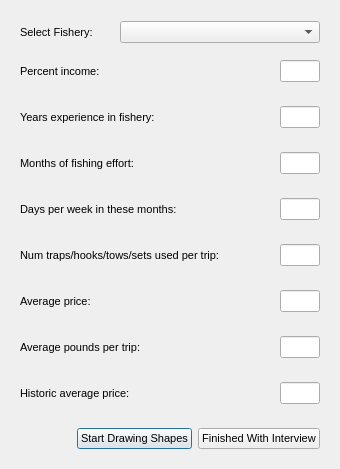
<ui version="4.0" >
 <author>Aaron Racicot</author>
 <class>SelectFishery</class>
 <widget class="QDialog" name="SelectFishery" >
  <property name="geometry" >
   <rect>
    <x>0</x>
    <y>0</y>
    <width>340</width>
    <height>469</height>
   </rect>
  </property>
  <property name="windowTitle" >
   <string>OpenOceanMap - Select Fishery</string>
  </property>
  <layout class="QVBoxLayout" name="verticalLayout" >
   <item>
    <layout class="QHBoxLayout" name="horizontalLayout_3" >
     <item>
      <widget class="QWidget" native="1" name="widget" >
       <property name="font" >
        <font>
         <family>Tahoma</family>
         <pointsize>8</pointsize>
        </font>
       </property>
       <layout class="QHBoxLayout" >
        <property name="spacing" >
         <number>6</number>
        </property>
        <property name="leftMargin" >
         <number>9</number>
        </property>
        <property name="topMargin" >
         <number>9</number>
        </property>
        <property name="rightMargin" >
         <number>9</number>
        </property>
        <property name="bottomMargin" >
         <number>0</number>
        </property>
        <item>
         <widget class="QLabel" name="fishery_text" >
          <property name="minimumSize" >
           <size>
            <width>90</width>
            <height>0</height>
           </size>
          </property>
          <property name="maximumSize" >
           <size>
            <width>90</width>
            <height>16777215</height>
           </size>
          </property>
          <property name="font" >
           <font>
            <family>Tahoma</family>
            <pointsize>8</pointsize>
           </font>
          </property>
          <property name="text" >
           <string>Select Fishery:</string>
          </property>
         </widget>
        </item>
        <item>
         <spacer name="horizontalSpacer_2" >
          <property name="font" >
           <font>
            <family>Tahoma</family>
            <pointsize>8</pointsize>
           </font>
          </property>
          <property name="orientation" >
           <enum>Qt::Horizontal</enum>
          </property>
          <property name="sizeHint" stdset="0" >
           <size>
            <width>40</width>
            <height>20</height>
           </size>
          </property>
         </spacer>
        </item>
        <item>
         <widget class="QComboBox" name="fishery_comboBox" >
          <property name="minimumSize" >
           <size>
            <width>200</width>
            <height>0</height>
           </size>
          </property>
          <property name="maximumSize" >
           <size>
            <width>200</width>
            <height>16777215</height>
           </size>
          </property>
          <property name="font" >
           <font>
            <family>Tahoma</family>
            <pointsize>8</pointsize>
           </font>
          </property>
          <item>
           <property name="text" >
            <string/>
           </property>
          </item>
          <item>
           <property name="text" >
            <string>Clam</string>
           </property>
          </item>
          <item>
           <property name="text" >
            <string>Cod</string>
           </property>
          </item>
          <item>
           <property name="text" >
            <string>Crab</string>
           </property>
          </item>
          <item>
           <property name="text" >
            <string>Eulachon</string>
           </property>
          </item>
          <item>
           <property name="text" >
            <string>Dogfish</string>
           </property>
          </item>
          <item>
           <property name="text" >
            <string>Green Urchin</string>
           </property>
          </item>
          <item>
           <property name="text" >
            <string>Groundfish H&amp;L</string>
           </property>
          </item>
          <item>
           <property name="text" >
            <string>Groundfish Trawl</string>
           </property>
          </item>
          <item>
           <property name="text" >
            <string>Halibut</string>
           </property>
          </item>
          <item>
           <property name="text" >
            <string>Herring Gillnet</string>
           </property>
          </item>
          <item>
           <property name="text" >
            <string>Herring Seine</string>
           </property>
          </item>
          <item>
           <property name="text" >
            <string>Octopus</string>
           </property>
          </item>
          <item>
           <property name="text" >
            <string>Prawn</string>
           </property>
          </item>
          <item>
           <property name="text" >
            <string>Red Urchin</string>
           </property>
          </item>
          <item>
           <property name="text" >
            <string>Rockfish</string>
           </property>
          </item>
          <item>
           <property name="text" >
            <string>Sablefish</string>
           </property>
          </item>
          <item>
           <property name="text" >
            <string>Salmon Gillnet</string>
           </property>
          </item>
          <item>
           <property name="text" >
            <string>Salmon Seine</string>
           </property>
          </item>
          <item>
           <property name="text" >
            <string>Salmon Troll</string>
           </property>
          </item>
          <item>
           <property name="text" >
            <string>Sardine</string>
           </property>
          </item>
          <item>
           <property name="text" >
            <string>Scallop</string>
           </property>
          </item>
          <item>
           <property name="text" >
            <string>Seaweed</string>
           </property>
          </item>
          <item>
           <property name="text" >
            <string>Shrimp Trap</string>
           </property>
          </item>
          <item>
           <property name="text" >
            <string>Shrimp Trawl</string>
           </property>
          </item>
          <item>
           <property name="text" >
            <string>Tuna</string>
           </property>
          </item>
          <item>
           <property name="text" >
            <string>Other</string>
           </property>
          </item>
         </widget>
        </item>
       </layout>
      </widget>
     </item>
    </layout>
   </item>
   <item>
    <layout class="QHBoxLayout" name="horizontalLayout_15" >
     <item>
      <widget class="QWidget" native="1" name="widget_6" >
       <property name="font" >
        <font>
         <family>Tahoma</family>
         <pointsize>8</pointsize>
        </font>
       </property>
       <layout class="QHBoxLayout" name="horizontalLayout_16" >
        <item>
         <widget class="QLabel" name="label_9" >
          <property name="minimumSize" >
           <size>
            <width>160</width>
            <height>0</height>
           </size>
          </property>
          <property name="maximumSize" >
           <size>
            <width>160</width>
            <height>16777215</height>
           </size>
          </property>
          <property name="font" >
           <font>
            <family>Tahoma</family>
            <pointsize>8</pointsize>
           </font>
          </property>
          <property name="text" >
           <string>Percent income:</string>
          </property>
         </widget>
        </item>
        <item>
         <spacer name="horizontalSpacer_3" >
          <property name="font" >
           <font>
            <family>Tahoma</family>
            <pointsize>8</pointsize>
           </font>
          </property>
          <property name="orientation" >
           <enum>Qt::Horizontal</enum>
          </property>
          <property name="sizeHint" stdset="0" >
           <size>
            <width>40</width>
            <height>20</height>
           </size>
          </property>
         </spacer>
        </item>
        <item>
         <widget class="QLineEdit" name="fishery_perc_income" >
          <property name="minimumSize" >
           <size>
            <width>40</width>
            <height>0</height>
           </size>
          </property>
          <property name="maximumSize" >
           <size>
            <width>40</width>
            <height>16777215</height>
           </size>
          </property>
          <property name="font" >
           <font>
            <family>Tahoma</family>
            <pointsize>8</pointsize>
           </font>
          </property>
         </widget>
        </item>
       </layout>
       <zorder>label_9</zorder>
       <zorder>horizontalSpacer_3</zorder>
       <zorder>fishery_perc_income</zorder>
      </widget>
     </item>
    </layout>
   </item>
   <item>
    <layout class="QHBoxLayout" name="horizontalLayout_11" >
     <item>
      <widget class="QWidget" native="1" name="widget_4" >
       <property name="font" >
        <font>
         <family>Tahoma</family>
         <pointsize>8</pointsize>
        </font>
       </property>
       <layout class="QHBoxLayout" name="horizontalLayout_12" >
        <item>
         <widget class="QLabel" name="label_7" >
          <property name="minimumSize" >
           <size>
            <width>160</width>
            <height>0</height>
           </size>
          </property>
          <property name="maximumSize" >
           <size>
            <width>160</width>
            <height>16777215</height>
           </size>
          </property>
          <property name="font" >
           <font>
            <family>Tahoma</family>
            <pointsize>8</pointsize>
           </font>
          </property>
          <property name="text" >
           <string>Years experience in fishery:</string>
          </property>
         </widget>
        </item>
        <item>
         <spacer name="horizontalSpacer_3" >
          <property name="font" >
           <font>
            <family>Tahoma</family>
            <pointsize>8</pointsize>
           </font>
          </property>
          <property name="orientation" >
           <enum>Qt::Horizontal</enum>
          </property>
          <property name="sizeHint" stdset="0" >
           <size>
            <width>40</width>
            <height>20</height>
           </size>
          </property>
         </spacer>
        </item>
        <item>
         <widget class="QLineEdit" name="fishery_yrs_exp" >
          <property name="minimumSize" >
           <size>
            <width>40</width>
            <height>0</height>
           </size>
          </property>
          <property name="maximumSize" >
           <size>
            <width>40</width>
            <height>16777215</height>
           </size>
          </property>
          <property name="font" >
           <font>
            <family>Tahoma</family>
            <pointsize>8</pointsize>
           </font>
          </property>
         </widget>
        </item>
       </layout>
       <zorder>label_7</zorder>
       <zorder>horizontalSpacer_3</zorder>
       <zorder>fishery_yrs_exp</zorder>
      </widget>
     </item>
    </layout>
   </item>
   <item>
    <layout class="QHBoxLayout" name="horizontalLayout_19" >
     <item>
      <widget class="QWidget" native="1" name="widget_8" >
       <property name="font" >
        <font>
         <family>Tahoma</family>
         <pointsize>8</pointsize>
        </font>
       </property>
       <layout class="QHBoxLayout" name="horizontalLayout_20" >
        <item>
         <widget class="QLabel" name="label_11" >
          <property name="minimumSize" >
           <size>
            <width>160</width>
            <height>0</height>
           </size>
          </property>
          <property name="maximumSize" >
           <size>
            <width>160</width>
            <height>16777215</height>
           </size>
          </property>
          <property name="font" >
           <font>
            <family>Tahoma</family>
            <pointsize>8</pointsize>
           </font>
          </property>
          <property name="text" >
           <string>Months of fishing effort:</string>
          </property>
         </widget>
        </item>
        <item>
         <spacer name="horizontalSpacer_3" >
          <property name="font" >
           <font>
            <family>Tahoma</family>
            <pointsize>8</pointsize>
           </font>
          </property>
          <property name="orientation" >
           <enum>Qt::Horizontal</enum>
          </property>
          <property name="sizeHint" stdset="0" >
           <size>
            <width>40</width>
            <height>20</height>
           </size>
          </property>
         </spacer>
        </item>
        <item>
         <widget class="QLineEdit" name="fishery_effort" >
          <property name="minimumSize" >
           <size>
            <width>40</width>
            <height>0</height>
           </size>
          </property>
          <property name="maximumSize" >
           <size>
            <width>40</width>
            <height>16777215</height>
           </size>
          </property>
          <property name="font" >
           <font>
            <family>Tahoma</family>
            <pointsize>8</pointsize>
           </font>
          </property>
         </widget>
        </item>
       </layout>
       <zorder>label_11</zorder>
       <zorder>horizontalSpacer_3</zorder>
       <zorder>fishery_effort</zorder>
      </widget>
     </item>
    </layout>
   </item>
   <item>
    <layout class="QHBoxLayout" name="horizontalLayout_21" >
     <item>
      <widget class="QWidget" native="1" name="widget_9" >
       <property name="font" >
        <font>
         <family>Tahoma</family>
         <pointsize>8</pointsize>
        </font>
       </property>
       <layout class="QHBoxLayout" name="horizontalLayout_22" >
        <item>
         <widget class="QLabel" name="label_12" >
          <property name="minimumSize" >
           <size>
            <width>160</width>
            <height>0</height>
           </size>
          </property>
          <property name="maximumSize" >
           <size>
            <width>160</width>
            <height>16777215</height>
           </size>
          </property>
          <property name="font" >
           <font>
            <family>Tahoma</family>
            <pointsize>8</pointsize>
           </font>
          </property>
          <property name="text" >
           <string>Days per week in these months:</string>
          </property>
         </widget>
        </item>
        <item>
         <spacer name="horizontalSpacer_3" >
          <property name="font" >
           <font>
            <family>Tahoma</family>
            <pointsize>8</pointsize>
           </font>
          </property>
          <property name="orientation" >
           <enum>Qt::Horizontal</enum>
          </property>
          <property name="sizeHint" stdset="0" >
           <size>
            <width>40</width>
            <height>20</height>
           </size>
          </property>
         </spacer>
        </item>
        <item>
         <widget class="QLineEdit" name="fishery_effort_days" >
          <property name="minimumSize" >
           <size>
            <width>40</width>
            <height>0</height>
           </size>
          </property>
          <property name="maximumSize" >
           <size>
            <width>40</width>
            <height>16777215</height>
           </size>
          </property>
          <property name="font" >
           <font>
            <family>Tahoma</family>
            <pointsize>8</pointsize>
           </font>
          </property>
         </widget>
        </item>
       </layout>
       <zorder>label_12</zorder>
       <zorder>horizontalSpacer_3</zorder>
       <zorder>fishery_effort_days</zorder>
      </widget>
     </item>
    </layout>
   </item>
   <item>
    <layout class="QHBoxLayout" name="horizontalLayout_17" >
     <item>
      <widget class="QWidget" native="1" name="widget_7" >
       <property name="font" >
        <font>
         <family>Tahoma</family>
         <pointsize>8</pointsize>
        </font>
       </property>
       <layout class="QHBoxLayout" name="horizontalLayout_18" >
        <item>
         <widget class="QLabel" name="label_10" >
          <property name="minimumSize" >
           <size>
            <width>200</width>
            <height>0</height>
           </size>
          </property>
          <property name="maximumSize" >
           <size>
            <width>200</width>
            <height>16777215</height>
           </size>
          </property>
          <property name="font" >
           <font>
            <family>Tahoma</family>
            <pointsize>8</pointsize>
           </font>
          </property>
          <property name="text" >
           <string>Num traps/hooks/tows/sets used per trip:</string>
          </property>
         </widget>
        </item>
        <item>
         <spacer name="horizontalSpacer_3" >
          <property name="font" >
           <font>
            <family>Tahoma</family>
            <pointsize>8</pointsize>
           </font>
          </property>
          <property name="orientation" >
           <enum>Qt::Horizontal</enum>
          </property>
          <property name="sizeHint" stdset="0" >
           <size>
            <width>40</width>
            <height>20</height>
           </size>
          </property>
         </spacer>
        </item>
        <item>
         <widget class="QLineEdit" name="fishery_traps_hooks" >
          <property name="minimumSize" >
           <size>
            <width>40</width>
            <height>0</height>
           </size>
          </property>
          <property name="maximumSize" >
           <size>
            <width>40</width>
            <height>16777215</height>
           </size>
          </property>
          <property name="font" >
           <font>
            <family>Tahoma</family>
            <pointsize>8</pointsize>
           </font>
          </property>
         </widget>
        </item>
       </layout>
       <zorder>label_10</zorder>
       <zorder>horizontalSpacer_3</zorder>
       <zorder>fishery_traps_hooks</zorder>
      </widget>
     </item>
    </layout>
   </item>
   <item>
    <layout class="QHBoxLayout" name="horizontalLayout_13" >
     <item>
      <widget class="QWidget" native="1" name="widget_5" >
       <property name="font" >
        <font>
         <family>Tahoma</family>
         <pointsize>8</pointsize>
        </font>
       </property>
       <layout class="QHBoxLayout" name="horizontalLayout_14" >
        <item>
         <widget class="QLabel" name="label_8" >
          <property name="minimumSize" >
           <size>
            <width>160</width>
            <height>0</height>
           </size>
          </property>
          <property name="maximumSize" >
           <size>
            <width>160</width>
            <height>16777215</height>
           </size>
          </property>
          <property name="font" >
           <font>
            <family>Tahoma</family>
            <pointsize>8</pointsize>
           </font>
          </property>
          <property name="text" >
           <string>Average price:</string>
          </property>
         </widget>
        </item>
        <item>
         <spacer name="horizontalSpacer_3" >
          <property name="font" >
           <font>
            <family>Tahoma</family>
            <pointsize>8</pointsize>
           </font>
          </property>
          <property name="orientation" >
           <enum>Qt::Horizontal</enum>
          </property>
          <property name="sizeHint" stdset="0" >
           <size>
            <width>40</width>
            <height>20</height>
           </size>
          </property>
         </spacer>
        </item>
        <item>
         <widget class="QLineEdit" name="fishery_avg_price" >
          <property name="minimumSize" >
           <size>
            <width>40</width>
            <height>0</height>
           </size>
          </property>
          <property name="maximumSize" >
           <size>
            <width>40</width>
            <height>16777215</height>
           </size>
          </property>
          <property name="font" >
           <font>
            <family>Tahoma</family>
            <pointsize>8</pointsize>
           </font>
          </property>
         </widget>
        </item>
       </layout>
       <zorder>label_8</zorder>
       <zorder>horizontalSpacer_3</zorder>
       <zorder>fishery_avg_price</zorder>
      </widget>
     </item>
    </layout>
   </item>
   <item>
    <layout class="QHBoxLayout" name="horizontalLayout_23" >
     <item>
      <widget class="QWidget" native="1" name="widget_10" >
       <property name="font" >
        <font>
         <family>Tahoma</family>
         <pointsize>8</pointsize>
        </font>
       </property>
       <layout class="QHBoxLayout" name="horizontalLayout_24" >
        <item>
         <widget class="QLabel" name="label_13" >
          <property name="minimumSize" >
           <size>
            <width>160</width>
            <height>0</height>
           </size>
          </property>
          <property name="maximumSize" >
           <size>
            <width>160</width>
            <height>16777215</height>
           </size>
          </property>
          <property name="font" >
           <font>
            <family>Tahoma</family>
            <pointsize>8</pointsize>
           </font>
          </property>
          <property name="text" >
           <string>Average pounds per trip:</string>
          </property>
         </widget>
        </item>
        <item>
         <spacer name="horizontalSpacer_3" >
          <property name="font" >
           <font>
            <family>Tahoma</family>
            <pointsize>8</pointsize>
           </font>
          </property>
          <property name="orientation" >
           <enum>Qt::Horizontal</enum>
          </property>
          <property name="sizeHint" stdset="0" >
           <size>
            <width>40</width>
            <height>20</height>
           </size>
          </property>
         </spacer>
        </item>
        <item>
         <widget class="QLineEdit" name="fishery_avg_pounds_per_trip" >
          <property name="minimumSize" >
           <size>
            <width>40</width>
            <height>0</height>
           </size>
          </property>
          <property name="maximumSize" >
           <size>
            <width>40</width>
            <height>16777215</height>
           </size>
          </property>
          <property name="font" >
           <font>
            <family>Tahoma</family>
            <pointsize>8</pointsize>
           </font>
          </property>
         </widget>
        </item>
       </layout>
       <zorder>label_13</zorder>
       <zorder>fishery_avg_pounds_per_trip</zorder>
       <zorder>horizontalSpacer_3</zorder>
      </widget>
     </item>
    </layout>
   </item>
   <item>
    <layout class="QHBoxLayout" name="horizontalLayout_5" >
     <item>
      <widget class="QWidget" native="1" name="widget_3" >
       <property name="font" >
        <font>
         <family>Tahoma</family>
         <pointsize>8</pointsize>
        </font>
       </property>
       <layout class="QHBoxLayout" name="horizontalLayout_4" >
        <item>
         <widget class="QLabel" name="label" >
          <property name="minimumSize" >
           <size>
            <width>160</width>
            <height>0</height>
           </size>
          </property>
          <property name="maximumSize" >
           <size>
            <width>160</width>
            <height>16777215</height>
           </size>
          </property>
          <property name="font" >
           <font>
            <family>Tahoma</family>
            <pointsize>8</pointsize>
           </font>
          </property>
          <property name="text" >
           <string>Historic average price:</string>
          </property>
         </widget>
        </item>
        <item>
         <spacer name="horizontalSpacer_3" >
          <property name="font" >
           <font>
            <family>Tahoma</family>
            <pointsize>8</pointsize>
           </font>
          </property>
          <property name="orientation" >
           <enum>Qt::Horizontal</enum>
          </property>
          <property name="sizeHint" stdset="0" >
           <size>
            <width>40</width>
            <height>20</height>
           </size>
          </property>
         </spacer>
        </item>
        <item>
         <widget class="QLineEdit" name="fishery_hist_avg_price" >
          <property name="minimumSize" >
           <size>
            <width>40</width>
            <height>0</height>
           </size>
          </property>
          <property name="maximumSize" >
           <size>
            <width>40</width>
            <height>16777215</height>
           </size>
          </property>
          <property name="font" >
           <font>
            <family>Tahoma</family>
            <pointsize>8</pointsize>
           </font>
          </property>
         </widget>
        </item>
       </layout>
       <zorder>label</zorder>
       <zorder>horizontalSpacer_3</zorder>
       <zorder>fishery_hist_avg_price</zorder>
      </widget>
     </item>
    </layout>
   </item>
   <item>
    <layout class="QHBoxLayout" name="horizontalLayout_2" >
     <item>
      <widget class="QWidget" native="1" name="widget_2" >
       <property name="font" >
        <font>
         <family>Tahoma</family>
         <pointsize>8</pointsize>
        </font>
       </property>
       <layout class="QHBoxLayout" >
        <property name="spacing" >
         <number>6</number>
        </property>
        <property name="margin" >
         <number>9</number>
        </property>
        <item>
         <spacer name="horizontalSpacer" >
          <property name="font" >
           <font>
            <family>Tahoma</family>
            <pointsize>8</pointsize>
           </font>
          </property>
          <property name="orientation" >
           <enum>Qt::Horizontal</enum>
          </property>
          <property name="sizeHint" stdset="0" >
           <size>
            <width>40</width>
            <height>20</height>
           </size>
          </property>
         </spacer>
        </item>
        <item>
         <widget class="QPushButton" name="pbnStartShapes" >
          <property name="font" >
           <font>
            <family>Tahoma</family>
            <pointsize>8</pointsize>
           </font>
          </property>
          <property name="text" >
           <string>Start Drawing Shapes</string>
          </property>
         </widget>
        </item>
        <item>
         <widget class="QPushButton" name="pbnFisheryFinished" >
          <property name="font" >
           <font>
            <family>Tahoma</family>
            <pointsize>8</pointsize>
           </font>
          </property>
          <property name="text" >
           <string>Finished With Interview</string>
          </property>
         </widget>
        </item>
       </layout>
       <zorder>pbnFisheryFinished</zorder>
       <zorder>horizontalSpacer</zorder>
       <zorder>pbnStartShapes</zorder>
      </widget>
     </item>
    </layout>
   </item>
  </layout>
 </widget>
 <tabstops>
  <tabstop>fishery_comboBox</tabstop>
  <tabstop>fishery_perc_income</tabstop>
  <tabstop>fishery_yrs_exp</tabstop>
  <tabstop>fishery_effort</tabstop>
  <tabstop>fishery_effort_days</tabstop>
  <tabstop>fishery_traps_hooks</tabstop>
  <tabstop>fishery_avg_price</tabstop>
  <tabstop>fishery_avg_pounds_per_trip</tabstop>
  <tabstop>fishery_hist_avg_price</tabstop>
  <tabstop>pbnStartShapes</tabstop>
  <tabstop>pbnFisheryFinished</tabstop>
 </tabstops>
 <resources/>
 <connections/>
</ui>
